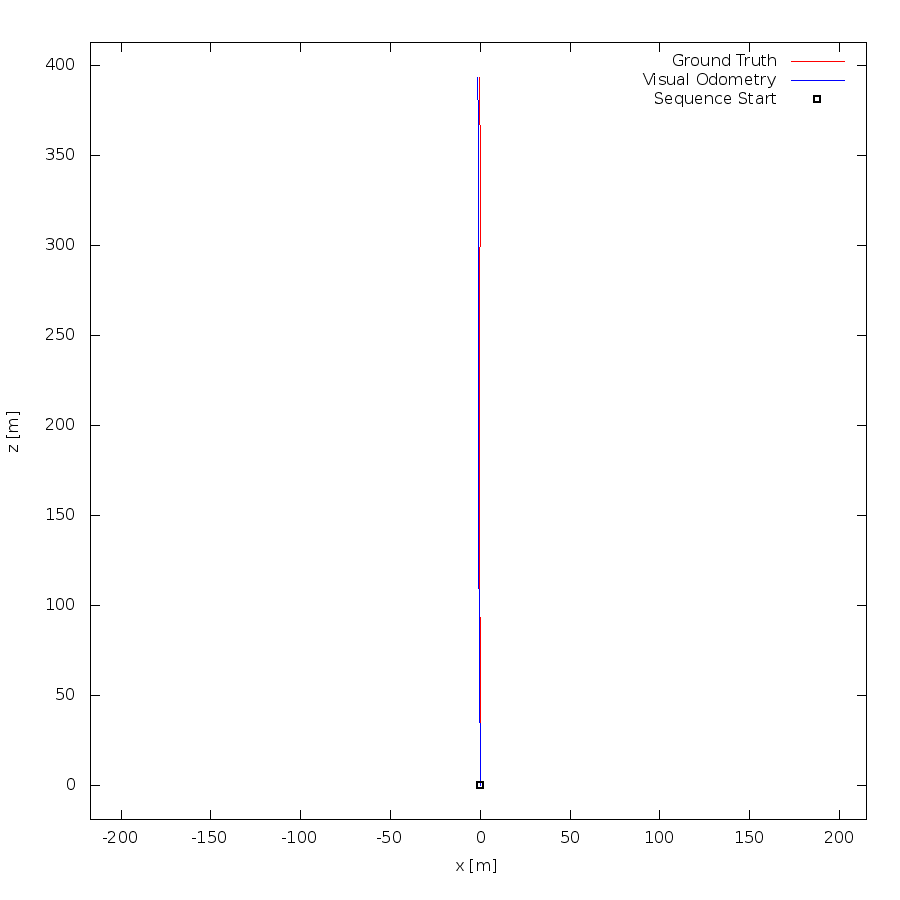

Write the gnuplot code that produced this figure.
set term postscript eps enhanced color
set output "04.eps"
set size ratio -1
set xrange [-217:215]
set yrange [-19:413]
set xlabel "x [m]"
set ylabel "z [m]"
plot "04.txt" using 1:2 lc rgb "#FF0000" title 'Ground Truth' w lines,"04.txt" using 3:4 lc rgb "#0000FF" title 'Visual Odometry' w lines,"< head -1 04.txt" using 1:2 lc rgb "#000000" pt 4 ps 1 lw 2 title 'Sequence Start' w points
